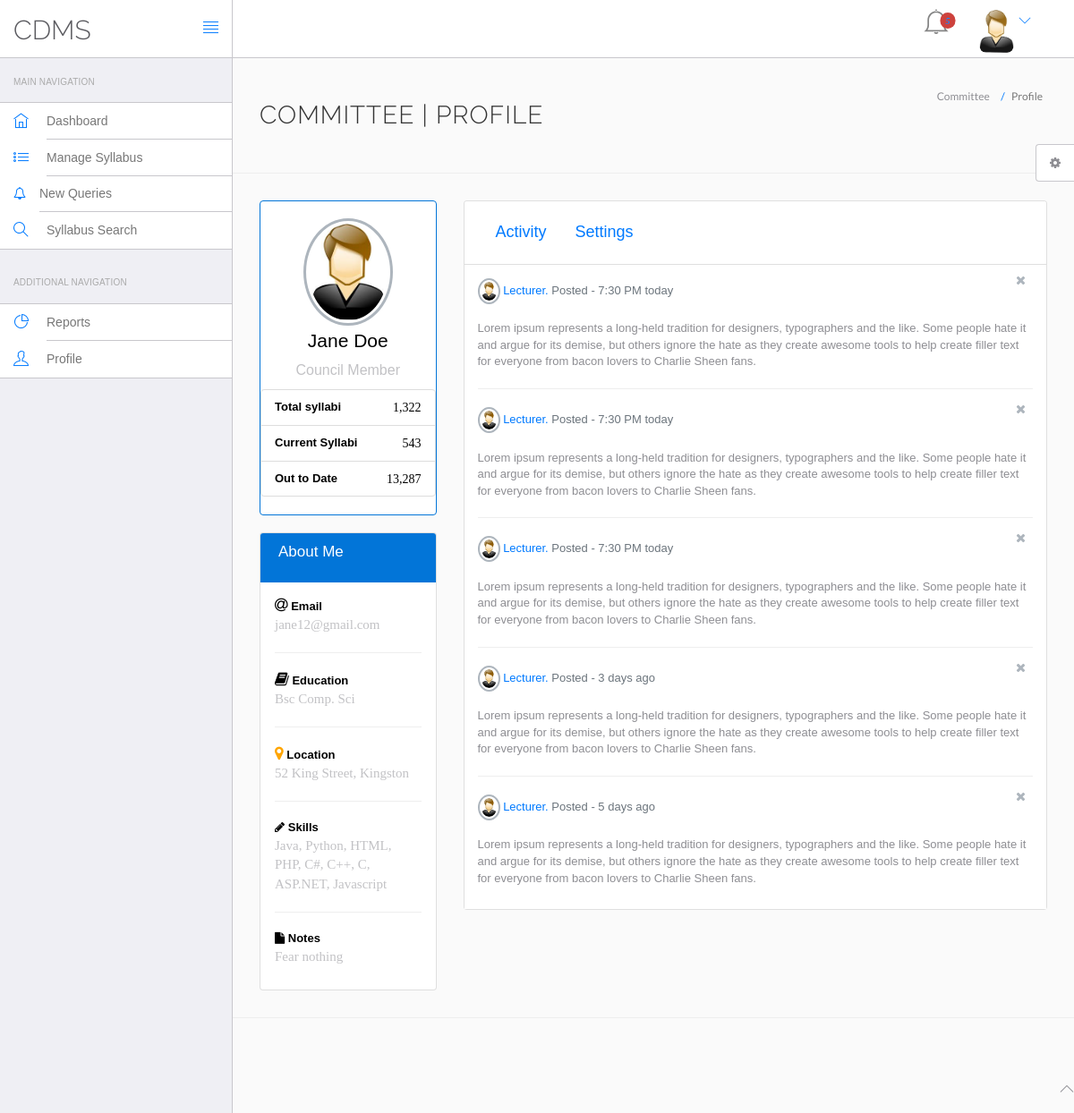
/views/Committees/profile.php (signed in), run on the app's committed database.
### tables this page shows
CREATE TABLE IF NOT EXISTS `committee_members` (
  `Member_ID` int NOT NULL,
  `Committee_ID` int NOT NULL,
  `Name` varchar(250) NOT NULL,
  `Profile_Picture` varchar(255) DEFAULT NULL,
  `Email` varchar(255) DEFAULT NULL,
  `Address` varchar(255) DEFAULT NULL,
  `Education` varchar(255) DEFAULT NULL,
  `Skill` varchar(255) DEFAULT NULL,
  `Position` varchar(255) DEFAULT NULL,
  `Note` varchar(255) NOT NULL,
  PRIMARY KEY (`Member_ID`)
);

### views/committees/profile.php (the view, shortened to what this page needs)
<?php
	include('include/config.php');
?>
<!DOCTYPE html>
<html lang="en">
    <head>
		<link rel="stylesheet" href="vendor/bootstrap/css/bootstrap.min.css">
		<link rel="stylesheet" href="vendor/fontawesome/css/font-awesome.min.css">
		<link rel="stylesheet" href="vendor/themify-icons/themify-icons.min.css">
		<link href="vendor/animate.css/animate.min.css" rel="stylesheet" media="screen">
		<link href="vendor/perfect-scrollbar/perfect-scrollbar.min.css" rel="stylesheet" media="screen">
		<link href="vendor/switchery/switchery.min.css" rel="stylesheet" media="screen">
		<link href="vendor/bootstrap-touchspin/jquery.bootstrap-touchspin.min.css" rel="stylesheet" media="screen">
		<link href="vendor/select2/select2.min.css" rel="stylesheet" media="screen">
		<link href="vendor/bootstrap-datepicker/bootstrap-datepicker3.standalone.min.css" rel="stylesheet" media="screen">
		<link href="vendor/bootstrap-timepicker/bootstrap-timepicker.min.css" rel="stylesheet" media="screen">
		<link rel="stylesheet" href="assets/css/styles.css">
		<link rel="stylesheet" href="assets/css/plugins.css">
		<link rel="stylesheet" href="assets/css/themes/theme-1.css" id="skin_color" />
    </head>
    <body>
        <div id="app">
            <?php include('include/sidebar.php');?>
            <div class="app-content">
                <?php include('include/header.php');?>
                <div class="main-content">
                    <div class="wrap-content container" id="container">
                        <section id="page-title">
							<div class="row">
								<div class="col-sm-8">
									<h1 class="mainTitle">Committee | Profile</h1>
																	</div>
								<ol class="breadcrumb">
									<li>
										<span>Committee</span>
									</li>
									<li class="active">
										<span>Profile</span>
									</li>
								</ol>
							</div>
						</section>
						<div class="container-fluid container-fullw">
                            <div class="row">
                                <div class="col-md-3">
									<?php
										$id = $_SESSION['mid'];
										$sql1 = mysqli_query($conn,"SELECT * FROM committee_members WHERE Member_ID = '$id'");
										while($row1 = mysqli_fetch_assoc($sql1))
										{
									?>
										<div class="card bg-white card-outline-primary">
											<br />
											<div class="card-body box-profile">
												<div class="text-center">
													<img style="width: 100px;" class="profile-user-img img-fluid img-circle"
														src="assets\images\images.jpg"
														alt="User profile picture">
												</div>
												<h3 style="color:black;" class="profile-username text-center"><?php echo $row1['Name'];?></h3>
												<p style="font-size: 16px;" class="text-muted text-center"><?php echo $row1['Position'];?></p>
												<ul class="list-group list-group-unbordered mb-3">
													<li class="list-group-item">
														<b>Total syllabi</b> <a style="color:black;font-size: 14px;font-family:Times New Roman, Times, serif;" class="pull-right">1,322</a>
													</li>
													<li class="list-group-item">
														<b>Current Syllabi</b> <a style="color:black;font-size: 14px;font-family:Times New Roman, Times, serif;" class="pull-right">543</a>
													</li>
													<li class="list-group-item">
														<b>Out to Date</b> <a  style="color:black;font-size: 14px;font-family:Times New Roman, Times, serif;"class="pull-right">13,287</a>
													</li>
												</ul>
											</div>
										</div>
										<br />
										<div class="card bg-white">
											<div class="card-header card-primary">
												<h3 style="font-size: 17px;color:white;" class="card-title">About Me</h3>
											</div>
											<div class="card-body" style="padding: 16px;">
												<strong>  <i style="font-size: 17px;" class="fa fa-at mr-1"></i> Email</strong>
												<p style="font-size:15px;font-family:Times New Roman, Times, serif;" class="text-muted">
													<?php echo $row1['Email']; ?>
												</p>
												<hr>
												<strong>  <i style="font-size: 17px;" class="fa fa-book mr-1"></i> Education</strong>
												<p style="font-size:15px;font-family:Times New Roman, Times, serif;" class="text-muted">
													<?php echo $row1['Education']; ?>
												</p>
												<hr>
												<strong><i style="font-size: 17px;color:orange;" class="fa fa-map-marker mr-1"></i> Location</strong>
												<p style="font-size:15px;font-family:Times New Roman, Times, serif;" class="text-muted"><?php echo $row1['Address']; ?></p>
												<hr>
												<strong><i class="fa fa-pencil mr-1"></i> Skills</strong>
												<p style="font-size:15px;font-family:Times New Roman, Times, serif;" class="text-muted">
													<span class="tag tag-info"><?php echo $row1['Skill']; ?></span>
												</p>
												<hr>
												<strong><i class="fa fa-file mr-1"></i> Notes</strong>
												<p style="font-size:15px;font-family:Times New Roman, Times, serif;" class="text-muted"><?php echo $row1['Note']; ?></p>
											</div>
										</div>
									<?php } ?>
                                    </div>
                                    <div class="col-md-9">
                                        <div class="card bg-white">
                                            <div class="card-header p-2 bg-white">
                                                <ul class="nav nav-pills">
                                                    <li class="nav-item"><a style="font-size:18px;" class="nav-link active" href="#activity" data-toggle="tab">Activity</a></li>
                                                    <li class="nav-item"><a style="font-size:18px;" class="nav-link" href="#setting" data-toggle="tab">Settings</a></li>
                                                </ul>
                                            </div>
                                            <div class="card-body">
                                                <div class="tab-content">
                                                    <div class="active tab-pane" id="activity">
                                                        <div class="post">
															<div class="user-block">
																<img class="img-circle img-bordered-sm" style="width: 25px;" src="assets\images\images.jpg" alt="user image">
																<span class="username">
																	<a href="#">Lecturer.</a>
																	<a href="#" class="pull-right btn-tool"><i class="fa fa-times"></i></a>
																</span>
																<span class="description">Posted - 7:30 PM today</span>
															</div>
															<br />
															<p>
																Lorem ipsum represents a long-held tradition for designers,
																typographers and the like. Some people hate it and argue for
																its demise, but others ignore the hate as they create awesome
																tools to help create filler text for everyone from bacon lovers
																to Charlie Sheen fans.
															</p>
															<hr />
                                                        </div>
                                                        <div class="post">
															<div class="user-block">
																<img class="img-circle img-bordered-sm" style="width: 25px;" src="assets\images\images.jpg" alt="user image">
																<span class="username">
																	<a href="#">Lecturer.</a>
																	<a href="#" class="pull-right btn-tool"><i class="fa fa-times"></i></a>
																</span>
																<span class="description">Posted - 7:30 PM today</span>
															</div>
															<br />
															<p>
																Lorem ipsum represents a long-held tradition for designers,
																typographers and the like. Some people hate it and argue for
																its demise, but others ignore the hate as they create awesome
																tools to help create filler text for everyone from bacon lovers
																to Charlie Sheen fans.
															</p>
															<hr />
                                                        </div>
                                                        <div class="post">
															<div class="user-block">
																<img class="img-circle img-bordered-sm" style="width: 25px;" src="assets\images\images.jpg" alt="user image">
																<span class="username">
																	<a href="#">Lecturer.</a>
																	<a href="#" class="pull-right btn-tool"><i class="fa fa-times"></i></a>
																</span>
																<span class="description">Posted - 7:30 PM today</span>
															</div>
															<br />
															<p>
																Lorem ipsum represents a long-held tradition for designers,
																typographers and the like. Some people hate it and argue for
																its demise, but others ignore the hate as they create awesome
																tools to help create filler text for everyone from bacon lovers
																to Charlie Sheen fans.
															</p>
															<hr />
                                                        </div>
                                                        <div class="post clearfix">
															<div class="user-block">
																<img class="img-circle img-bordered-sm" style="width: 25px;" src="assets\images\images.jpg" alt="User Image">
																<span class="username">
																	<a href="#">Lecturer.</a>
																	<a href="#" class="pull-right btn-tool"><i class="fa fa-times"></i></a>
																</span>
																<span class="description">Posted - 3 days ago</span>
															</div>
															<br />
															<p>
																Lorem ipsum represents a long-held tradition for designers,
																typographers and the like. Some people hate it and argue for
																its demise, but others ignore the hate as they create awesome
																tools to help create filler text for everyone from bacon lovers
																to Charlie Sheen fans.
															</p>
															<hr />
                                                        </div>
                                                        <div class="post">
															<div class="user-block">
																<img class="img-circle img-bordered-sm" style="width: 25px;" src="assets\images\images.jpg" alt="User Image">
																<span class="username">
																	<a href="#">Lecturer.</a>
																	<a href="#" class="pull-right btn-tool"><i class="fa fa-times"></i></a>
																</span>
																<span class="description">Posted - 5 days ago</span>
															</div>
															<br />
															<p>
																Lorem ipsum represents a long-held tradition for designers,
																typographers and the like. Some people hate it and argue for
																its demise, but others ignore the hate as they create awesome
																tools to help create filler text for everyone from bacon lovers
																to Charlie Sheen fans.
															</p>
                                                        </div>
                                                    </div>
                                                </div>
                                            </div>
                                        </div>
                                    </div>
                                </div>
                            </div>
                        </div>
                    </div>
                </div>
            </div>
			<?php include('include/footer.php');?>
			<?php include('include/setting.php');?>
    </body>
</html>

### views/committees/assets/css/themes/theme-1.css (style rules this page uses)
body { background: #FAFAFA; }

### views/committees/profile.php (style rules this page uses)
.btn-tool { background:0 0;color:#adb5bd;font-size:.875rem;margin:-.75rem 0;padding:.25rem .5rem }
.user-block .description { color:#6c757d;font-size:13px;margin-top:-3px }
.img-bordered-sm { border:2px solid #adb5bd;padding:2px }
.img-circle { border-radius:50% }
strong, b,label { font-weight: 800; color: black; }
.profile-user-img { border:3px solid #adb5bd;margin:0 auto;padding:3px;width:100px }
.profile-username { font-size:21px;margin-top:5px }
.img-fluid { max-width:100%;height:auto }
.card { position: relative; display: -webkit-box; display: -webkit-flex; display: -ms-flexbox; display: flex; -webkit-box-orient: vertical; -webkit-box-direction: normal; -webkit-flex-direction: column; -ms-flex-direction: column; flex-direction: column; background-color: #fff; border: 1px solid rgba(0, 0, 0, 0.125); border-radius: 0.25rem; }
.card-title { margin-bottom: 0.75rem; }
.card-header { padding: 0.75rem 1.25rem; margin-bottom: 0; background-color: #f7f7f9; border-bottom: 1px solid rgba(0, 0, 0, 0.125); }
.card-header:first-child { border-radius: calc(0.25rem - 1px) calc(0.25rem - 1px) 0 0; }
.card-primary { background-color: #0275d8; border-color: #0275d8; }
.card-outline-primary { background-color: transparent; border-color: #0275d8; }

### data on the page
committee_members: Name "Jane Doe", Position "Council Member", Email "jane12@gmail.com", Education "Bsc Comp. Sci", Address "52 King Street, Kingston", Skill "Java, Python, HTML, PHP, C#, C++, C, ASP.NET, Javascript", Note "Fear nothing"
